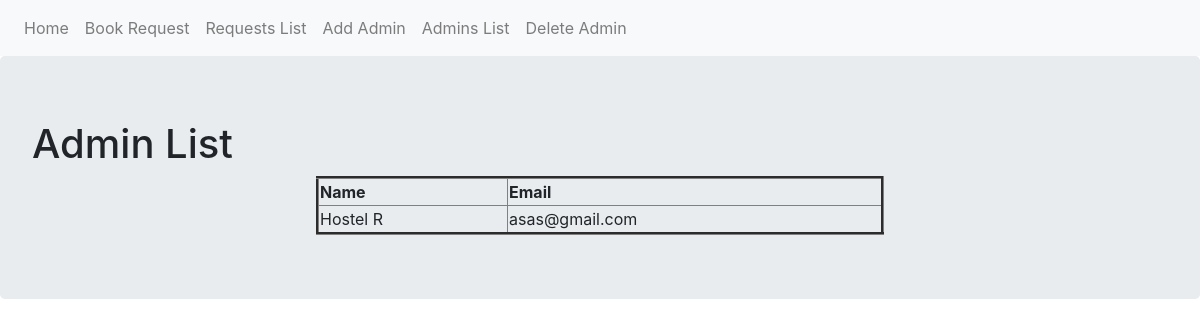
/admin_list, run on an earlier commit of the app's database.
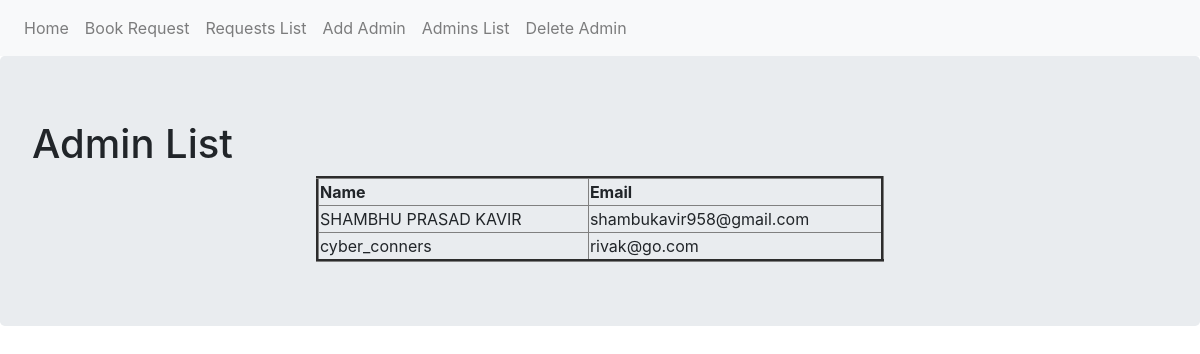
And on a later commit of the database.
### base.py (models this page shows, shortened)
class AdminManagement(db.Model):
    __tablename__ = 'Admins'
    id = db.Column(db.Integer, primary_key = True)
    name = db.Column(db.String(80), nullable=False)
    email = db.Column(db.String(80), nullable=False)

### base.py (the view)
@app.route('/admin_list')
def admin_list():
    list = AdminManagement.query.all()
    return render_template('admin_list.html', list=list)

### templates/admin_list.html
{% extends "base.html" %}
{% block content %}
<div class="jumbotron">
  <h1>Admin List</h1>
  <table border="3" height="50%" width="50%" align="center"
  style="border-spacing: 10px 0;">
    <thead>
      <tr>
        <th>Name</th>
        <th>Email</th>
      </tr>
    </thead>
    <tbody>
      {% for i in list %}
      <tr>
        <td>{{ i.name }}</td>
        <td>{{ i.email }}</td>
      </tr>
      {% endfor %}
    </tbody>
  </table>
</div>
{% endblock %}

### templates/base.html (shortened to what this page needs)
<!DOCTYPE html>
<html lang="en" dir="ltr">
  <head>
    <link rel="stylesheet" href="https://maxcdn.bootstrapcdn.com/bootstrap/4.0.0/css/bootstrap.min.css">
  </head>
  <body>
    <nav class="navbar navbar-expand-lg navbar-light bg-light">
    <div class="navbar-nav">
      <a class="nav-item nav-link" href="{{ url_for('index') }}">Home</a>
      <a class="nav-item nav-link" href="{{ url_for('booking_request') }}">Book Request</a>
      <a class="nav-item nav-link" href="{{ url_for('requests_list') }}">Requests List</a>
      <a class="nav-item nav-link" href="{{ url_for('add_admin') }}">Add Admin</a>
      <a class="nav-item nav-link" href="{{ url_for('admin_list') }}">Admins List</a>
      <a class="nav-item nav-link" href="{{ url_for('del_admin') }}">Delete Admin</a>
    </div>
</nav>
    {% block content %}
    {% endblock %}
  </body>
</html>

What changed in the data, as far as the page shows it:
added AdminManagement: name "SHAMBHU PRASAD KAVIR", email "shambukavir958@gmail.com"
changed AdminManagement: name "Hostel R" → "cyber_conners"; email "asas@gmail.com" → "rivak@go.com"
